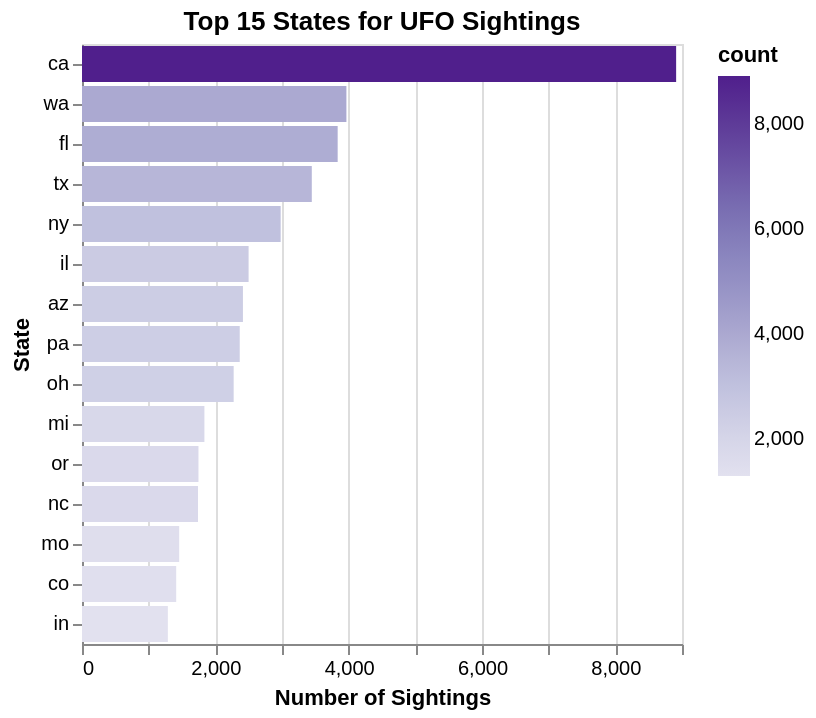

Notebook code cell kept with this figure:
### Code cell
us = ufo[ufo['country'] == 'us']
states = us['state'].value_counts().head(15).reset_index()
states.columns = ['state', 'count']

chart2 = alt.Chart(states).mark_bar().encode(
    x=alt.X('count:Q', title='Number of Sightings'),
    y=alt.Y('state:N', title='State', sort='-x'),
    color=alt.Color('count:Q', scale=alt.Scale(scheme='purples')),
    tooltip=['state', 'count']
).properties(title='Top 15 States for UFO Sightings')

chart2

### Figure 1 — Vega-Lite specification as saved in the notebook (floating-point values rounded to 4 significant figures)
{"config": {"view": {"continuousWidth": 300, "continuousHeight": 300}}, "data": {"name": "data-7bd8c48e860d34d135d181cfe40226ca"}, "mark": {"type": "bar"}, "encoding": {"color": {"field": "count", "scale": {"scheme": "purples"}, "type": "quantitative"}, "tooltip": [{"field": "state", "type": "nominal"}, {"field": "count", "type": "quantitative"}], "x": {"field": "count", "title": "Number of Sightings", "type": "quantitative"}, "y": {"field": "state", "sort": "-x", "title": "State", "type": "nominal"}}, "title": "Top 15 States for UFO Sightings", "$schema": "https://vega.github.io/schema/vega-lite/v5.20.1.json", "datasets": {"data-7bd8c48e860d34d135d181cfe40226ca": [{"state": "ca", "count": 8912}, {"state": "wa", "count": 3966}, {"state": "fl", "count": 3835}, {"state": "tx", "count": 3447}, {"state": "ny", "count": 2980}, {"state": "il", "count": 2499}, {"state": "az", "count": 2414}, {"state": "pa", "count": 2366}, {"state": "oh", "count": 2275}, {"state": "mi", "count": 1836}, {"state": "or", "count": 1747}, {"state": "nc", "count": 1740}, {"state": "mo", "count": 1458}, {"state": "co", "count": 1413}, {"state": "in", "count": 1288}]}}
